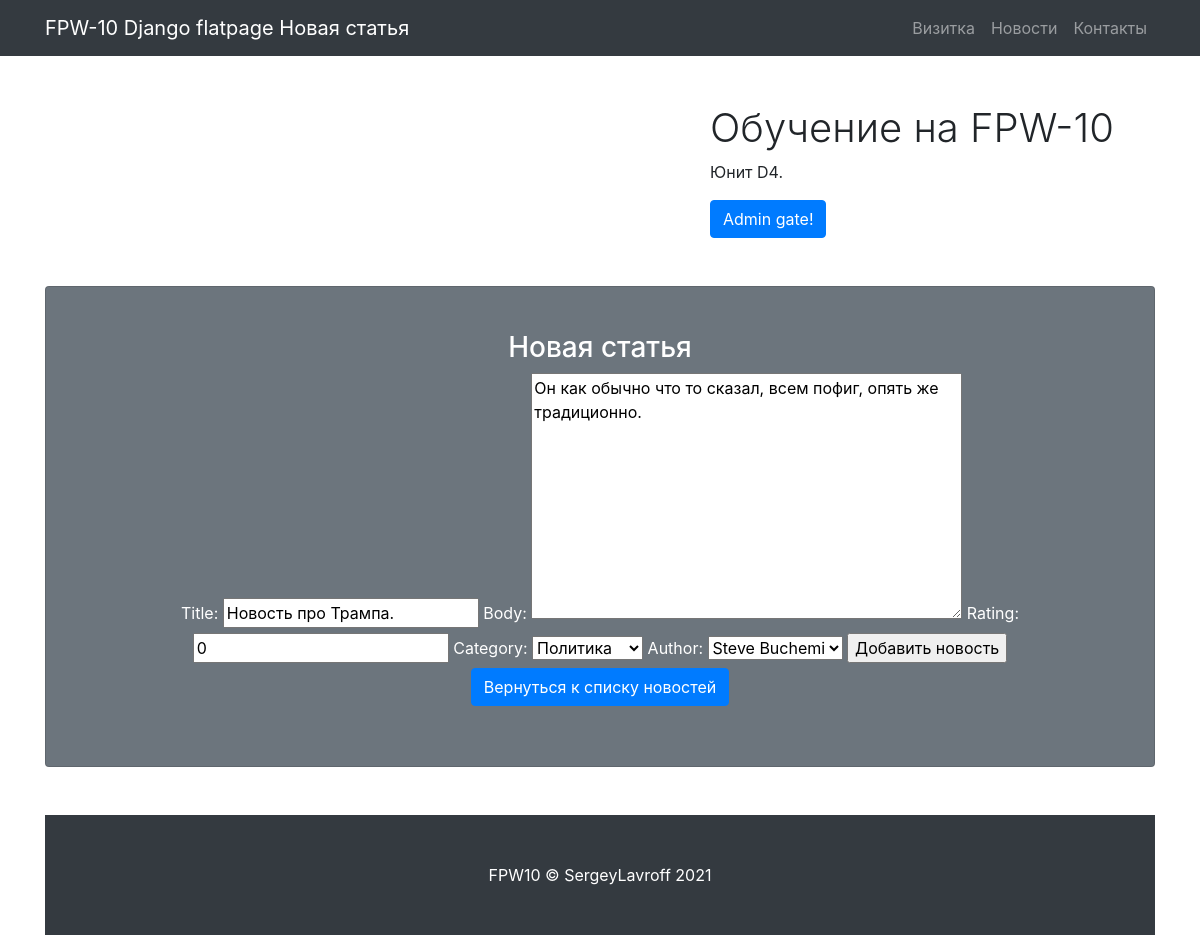
Page /news/2/edit/ (signed in) on the committed database.
### news/models.py (models this page shows, shortened)
class News(models.Model):
    title = models.CharField(
        max_length=255,
        unique=True,
    )
    creation_date = models.DateTimeField(auto_now_add=True)
    body = models.TextField()
    rating = models.IntegerField(default = 0)
    category = models.ForeignKey(
        to='Category',
        on_delete=models.CASCADE,
        related_name='news',)
    author = models.ForeignKey(
        to='Author',
        on_delete=models.CASCADE,
        related_name='news',)

### news/views.py (the view)
# urls.py: path('<int:pk>/edit/', ArticleUpdateView.as_view(), name='article_edit'),
class ArticleUpdateView(PermissionRequiredMixin, UpdateView):
    permission_required = ('news.change_news', )
    template_name = 'news/article_add.html'
    form_class = ArticleForm
    def get_object(self, **kwargs):
        id = self.kwargs.get('pk')
        return News.objects.get(pk=id)

### news/forms.py
class ArticleForm(ModelForm):
    class Meta:
        model = News
        fields = '__all__'

### news/models.py (called while the page is built)
    def __str__(self):
        return f'{self.name.title()}'

    def __str__(self):
        return f'{self.name.title()}'

### templates/news/article_add.html (shortened to what this page needs)
{% extends 'flatpages/default.html' %}
{% block title %} Новая статья {% endblock title %}
{% block content %}
<h3>Новая статья</h3>
<form method="POST">
    {{ form }}
    <input type="submit" value="Добавить новость">
</form>
<a class="btn btn-primary" href="/news ">Вернуться к списку новостей</a> <br>
{% endblock content %}

### static/css/small-business.css (style rules this page uses)
body { padding-top: 56px; }

### rows in the picture
News: title "Новость про Трампа.", body "Он как обычно что то сказал, всем пофиг, опять же традиционно.", rating "0", category "Политика", author "Steve Buchemi"
